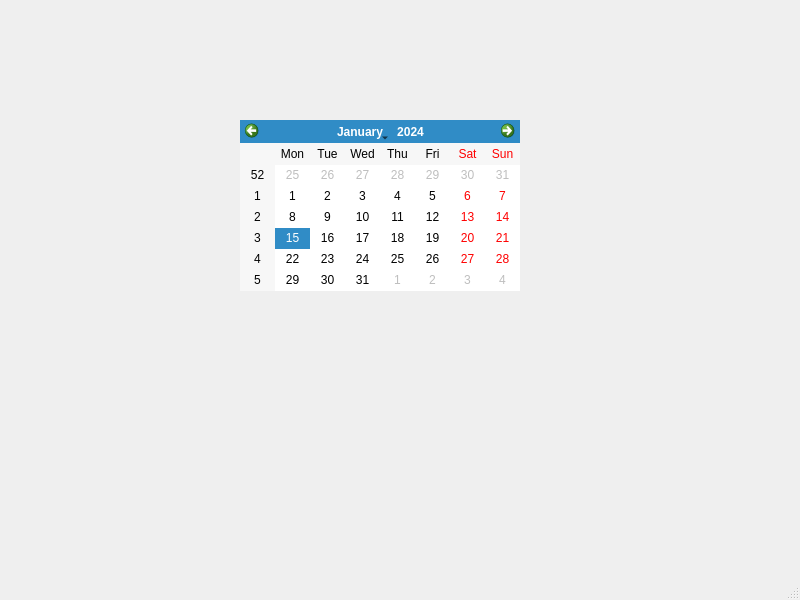
<?xml version="1.0" encoding="UTF-8"?>
<ui version="4.0">
 <class>MainWindow</class>
 <widget class="QMainWindow" name="MainWindow">
  <property name="geometry">
   <rect>
    <x>0</x>
    <y>0</y>
    <width>800</width>
    <height>600</height>
   </rect>
  </property>
  <property name="windowTitle">
   <string>MainWindow</string>
  </property>
  <widget class="QWidget" name="centralwidget">
   <widget class="QCalendarWidget" name="calendarWidget">
    <property name="geometry">
     <rect>
      <x>240</x>
      <y>120</y>
      <width>280</width>
      <height>171</height>
     </rect>
    </property>
   </widget>
  </widget>
  <widget class="QMenuBar" name="menubar">
   <property name="geometry">
    <rect>
     <x>0</x>
     <y>0</y>
     <width>800</width>
     <height>22</height>
    </rect>
   </property>
  </widget>
  <widget class="QStatusBar" name="statusbar"/>
 </widget>
 <resources/>
 <connections/>
</ui>
